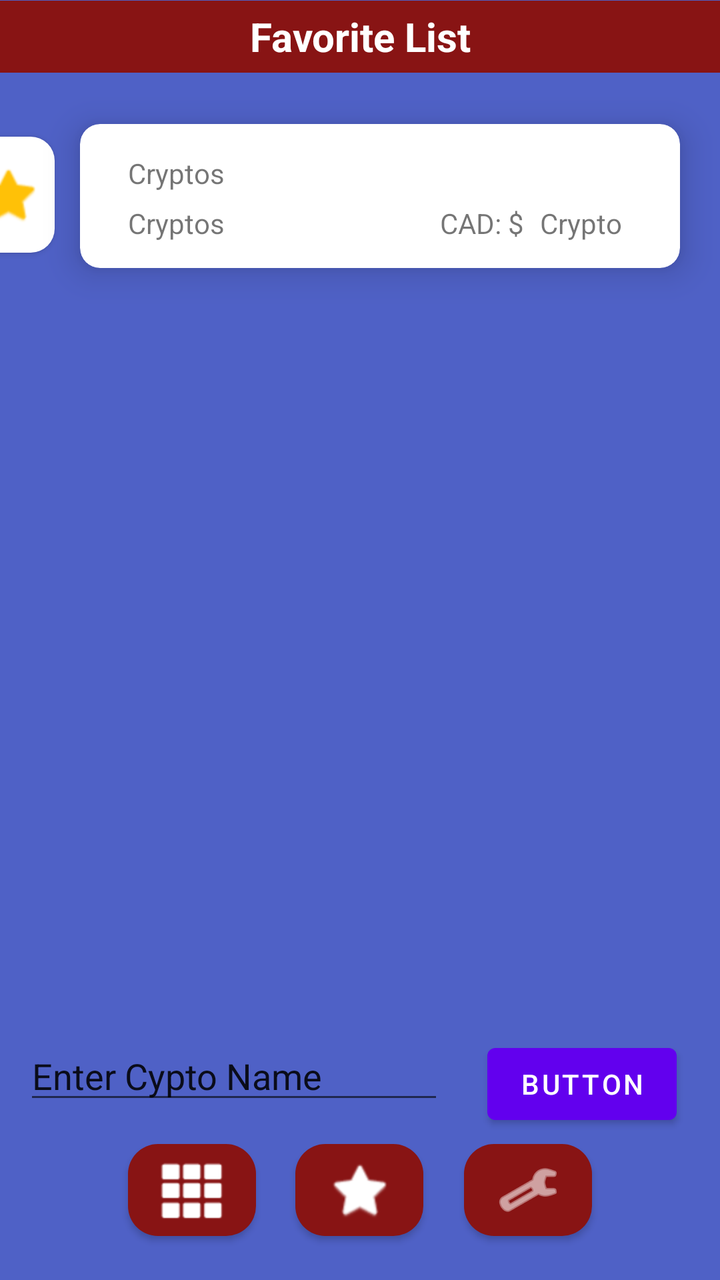
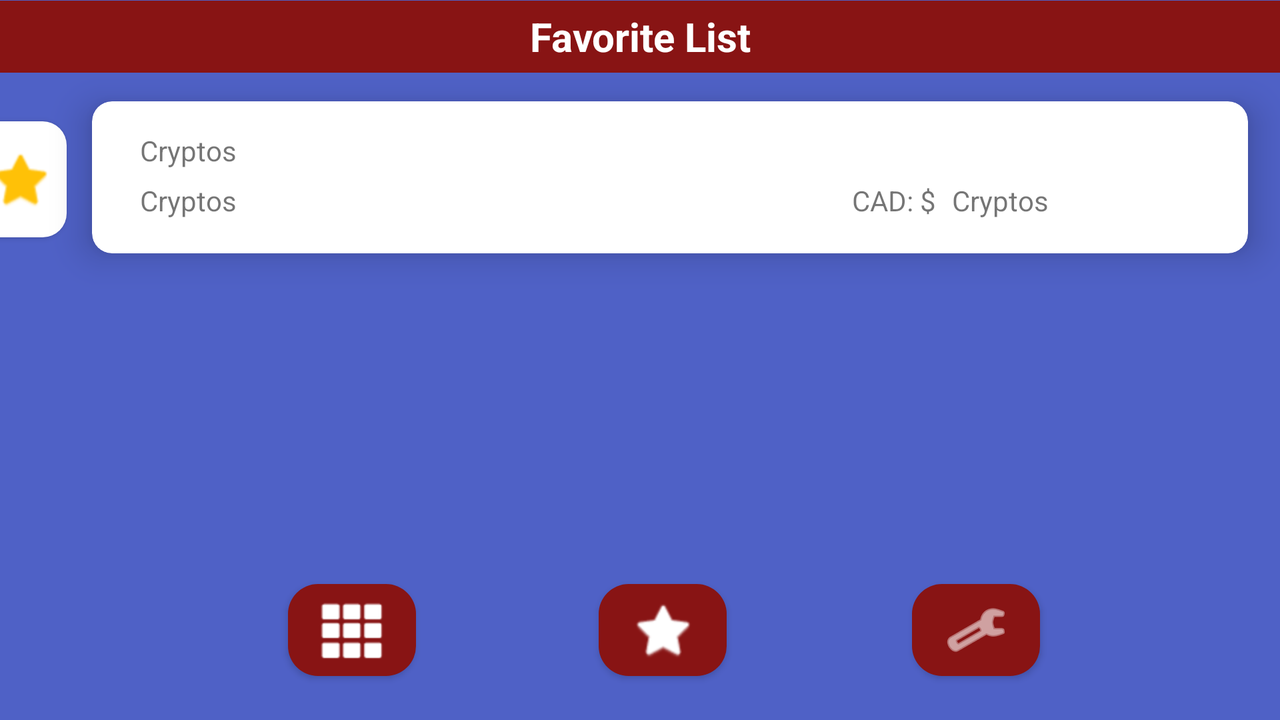

Two renders of one Android screen. The first uses the default layout on a phone; the second uses the alternative layout the repository ships for a different screen configuration, on a matching device. The two XML files are below.
<!-- AndroidManifest.xml: application theme Theme.Testcryptov2 -->
<!-- res/layout/fav_items.xml -->
<?xml version="1.0" encoding="utf-8"?>
<androidx.constraintlayout.widget.ConstraintLayout xmlns:android="http://schemas.android.com/apk/res/android"
    xmlns:app="http://schemas.android.com/apk/res-auto"
    xmlns:tools="http://schemas.android.com/tools"
    android:layout_width="match_parent"
    android:layout_height="match_parent"
    android:background="#4F61C6">

    <androidx.cardview.widget.CardView
        android:id="@+id/cardView"
        android:layout_width="300dp"

        android:layout_height="72dp"
        android:layout_marginEnd="20dp"
        android:layout_marginRight="20dp"
        app:cardCornerRadius="10dp"
        app:cardElevation="10dp"
        app:cardPreventCornerOverlap="true"
        app:layout_constraintBottom_toBottomOf="parent"
        app:layout_constraintEnd_toEndOf="parent"
        app:layout_constraintTop_toTopOf="parent"
        app:layout_constraintVertical_bias="0.109">


        <TextView
            android:id="@+id/textView3"
            android:layout_width="wrap_content"
            android:layout_height="wrap_content"
            android:layout_marginStart="24dp"
            android:layout_marginLeft="24dp"
            android:layout_marginTop="15dp"
            android:layout_marginEnd="24dp"
            android:layout_marginRight="24dp"
            android:layout_marginBottom="10dp"
            android:text="Cryptos" />

        <TextView
            android:id="@+id/txtSymbol"
            android:layout_width="wrap_content"
            android:layout_height="wrap_content"
            android:layout_marginStart="24dp"
            android:layout_marginLeft="24dp"
            android:layout_marginTop="40dp"
            android:layout_marginEnd="24dp"
            android:layout_marginRight="24dp"
            android:layout_marginBottom="10dp"
            android:text="Cryptos" />

        <TextView
            android:id="@+id/txtPrice"
            android:layout_width="wrap_content"
            android:layout_height="wrap_content"
            android:layout_marginStart="230dp"
            android:layout_marginLeft="230dp"
            android:layout_marginTop="40dp"
            android:layout_marginEnd="24dp"
            android:layout_marginRight="24dp"
            android:layout_marginBottom="10dp"
            android:text="Cryptos" />

        <TextView
            android:id="@+id/txtPrice2"
            android:layout_width="wrap_content"
            android:layout_height="wrap_content"
            android:layout_marginStart="180dp"
            android:layout_marginLeft="180dp"
            android:layout_marginTop="40dp"
            android:layout_marginEnd="24dp"
            android:layout_marginRight="24dp"
            android:layout_marginBottom="10dp"
            android:text="CAD: $" />
    </androidx.cardview.widget.CardView>

    <Button
        android:id="@+id/button8"
        android:layout_width="60dp"
        android:layout_height="60dp"
        android:layout_marginStart="48dp"
        android:layout_marginLeft="48dp"
        android:layout_marginEnd="12dp"
        android:layout_marginRight="12dp"
        android:insetLeft="1dp"
        android:insetTop="1dp"
        android:insetRight="1dp"
        android:insetBottom="1dp"
        android:text="Button"
        app:backgroundTint="#FFFFFF"
        app:cornerRadius="12dp"
        app:elevation="0dp"
        app:icon="@android:drawable/btn_star"
        app:iconGravity="textEnd"
        app:iconPadding="0dp"
        app:iconTint="#FFC107"
        app:layout_constraintBottom_toBottomOf="parent"
        app:layout_constraintEnd_toStartOf="@+id/cardView"
        app:layout_constraintStart_toEndOf="@+id/button"
        app:layout_constraintTop_toTopOf="parent"
        app:layout_constraintVertical_bias="0.116" />

    <TextView
        android:id="@+id/textView"
        android:layout_width="match_parent"
        android:layout_height="36dp"
        android:layout_marginTop="0.1dp"
        android:background="#881414"
        android:gravity="center"
        android:text="Favorite List"
        android:textColor="#FFFFFF"
        android:textSize="20sp"
        android:textStyle="bold"
        app:layout_constraintEnd_toEndOf="parent"
        app:layout_constraintStart_toStartOf="parent"
        app:layout_constraintTop_toTopOf="parent" />

    <Button
        android:id="@+id/button4"
        android:layout_width="64dp"
        android:layout_height="58dp"
        android:layout_marginStart="64dp"
        android:layout_marginLeft="64dp"
        android:layout_marginBottom="16dp"
        android:text="Button"
        app:backgroundTint="#881414"
        app:cornerRadius="15dp"
        app:icon="@android:drawable/ic_dialog_dialer"
        app:layout_constraintBottom_toBottomOf="parent"
        app:layout_constraintStart_toStartOf="parent" />

    <Button
        android:id="@+id/button6"
        android:layout_width="64dp"
        android:layout_height="58dp"
        android:layout_marginBottom="16dp"
        android:text="Button"
        app:backgroundTint="#881414"
        app:cornerRadius="15dp"
        app:icon="@android:drawable/btn_star"
        app:layout_constraintBottom_toBottomOf="parent"
        app:layout_constraintEnd_toStartOf="@+id/button7"
        app:layout_constraintHorizontal_bias="0.494"
        app:layout_constraintStart_toEndOf="@+id/button4" />

    <Button
        android:id="@+id/button7"
        android:layout_width="64dp"
        android:layout_height="58dp"
        android:layout_marginStart="48dp"
        android:layout_marginLeft="48dp"
        android:layout_marginEnd="64dp"
        android:layout_marginRight="64dp"
        android:layout_marginBottom="16dp"
        android:text="Button"
        app:backgroundTint="#881414"
        app:cornerRadius="15dp"
        app:icon="@android:drawable/ic_menu_manage"
        app:iconTint="#FFFFFF"
        app:layout_constraintBottom_toBottomOf="parent"
        app:layout_constraintEnd_toEndOf="parent"
        app:layout_constraintHorizontal_bias="0.0"
        app:layout_constraintStart_toEndOf="@+id/button2" />

    <com.google.android.material.textfield.TextInputLayout
        android:id="@+id/textInputLayout"
        android:layout_width="409dp"
        android:layout_height="wrap_content"
        tools:layout_editor_absoluteX="1dp"
        tools:layout_editor_absoluteY="476dp" />

    <EditText
        android:id="@+id/txtInput"
        android:layout_width="wrap_content"
        android:layout_height="wrap_content"
        android:ems="10"
        android:inputType="textPersonName"
        android:text="Enter Cypto Name"
        app:layout_constraintBottom_toTopOf="@+id/button6"
        app:layout_constraintEnd_toEndOf="parent"
        app:layout_constraintHorizontal_bias="0.079"
        app:layout_constraintStart_toStartOf="parent"
        app:layout_constraintTop_toBottomOf="@+id/cardView"
        app:layout_constraintVertical_bias="0.977" />

    <Button
        android:id="@+id/btnEnter"
        android:layout_width="wrap_content"
        android:layout_height="wrap_content"
        android:text="Button"
        app:layout_constraintBottom_toTopOf="@+id/button7"
        app:layout_constraintEnd_toEndOf="parent"
        app:layout_constraintStart_toEndOf="@+id/txtInput" />
</androidx.constraintlayout.widget.ConstraintLayout>
<!-- resources referenced by this layout -->
<resources>
  <style name="Theme.Testcryptov2" parent="Theme.MaterialComponents.DayNight.DarkActionBar">
          
          <item name="colorPrimary">@color/purple_500</item>
          <item name="colorPrimaryVariant">@color/purple_700</item>
          <item name="colorOnPrimary">@color/white</item>
          
          <item name="colorSecondary">@color/teal_200</item>
          <item name="colorSecondaryVariant">@color/teal_700</item>
          <item name="colorOnSecondary">@color/black</item>
          
          <item name="android:statusBarColor" tools:targetApi="l">?attr/colorPrimaryVariant</item>
          
      </style>
</resources>
<!-- res/layout-land/fav_items.xml (the repository's variant of the layout above) -->
<!-- drawn on the phone turned sideways -->
<?xml version="1.0" encoding="utf-8"?>
<androidx.constraintlayout.widget.ConstraintLayout xmlns:android="http://schemas.android.com/apk/res/android"
    xmlns:app="http://schemas.android.com/apk/res-auto"
    android:layout_width="match_parent"
    android:layout_height="match_parent"
    android:background="#4F61C6">

    <androidx.cardview.widget.CardView
        android:id="@+id/cardView"
        android:layout_width="578dp"

        android:layout_height="76dp"
        android:layout_marginEnd="16dp"
        android:layout_marginRight="16dp"
        app:cardCornerRadius="10dp"
        app:cardElevation="10dp"
        app:cardPreventCornerOverlap="true"
        app:layout_constraintBottom_toBottomOf="parent"
        app:layout_constraintEnd_toEndOf="parent"
        app:layout_constraintTop_toTopOf="parent"
        app:layout_constraintVertical_bias="0.178">


        <TextView
            android:id="@+id/textView3"
            android:layout_width="wrap_content"
            android:layout_height="wrap_content"
            android:layout_marginStart="24dp"
            android:layout_marginLeft="24dp"
            android:layout_marginTop="15dp"
            android:layout_marginEnd="24dp"
            android:layout_marginRight="24dp"
            android:layout_marginBottom="10dp"
            android:text="Cryptos" />

        <TextView
            android:id="@+id/txtSymbol"
            android:layout_width="wrap_content"
            android:layout_height="wrap_content"
            android:layout_marginStart="24dp"
            android:layout_marginLeft="24dp"
            android:layout_marginTop="40dp"
            android:layout_marginEnd="24dp"
            android:layout_marginRight="24dp"
            android:layout_marginBottom="10dp"
            android:text="Cryptos" />

        <TextView
            android:id="@+id/txtPrice"
            android:layout_width="wrap_content"
            android:layout_height="wrap_content"
            android:layout_marginStart="430dp"
            android:layout_marginLeft="430dp"
            android:layout_marginTop="40dp"
            android:layout_marginEnd="24dp"
            android:layout_marginRight="24dp"
            android:layout_marginBottom="10dp"
            android:text="Cryptos" />

        <TextView
            android:id="@+id/txtPrice2"
            android:layout_width="wrap_content"
            android:layout_height="wrap_content"
            android:layout_marginStart="380dp"
            android:layout_marginLeft="380dp"
            android:layout_marginTop="40dp"
            android:layout_marginEnd="24dp"
            android:layout_marginRight="24dp"
            android:layout_marginBottom="10dp"
            android:text="CAD: $" />
    </androidx.cardview.widget.CardView>

    <Button
        android:id="@+id/button8"
        android:layout_width="60dp"
        android:layout_height="60dp"
        android:layout_marginStart="48dp"
        android:layout_marginLeft="48dp"
        android:layout_marginEnd="12dp"
        android:layout_marginRight="12dp"
        android:insetLeft="1dp"
        android:insetTop="1dp"
        android:insetRight="1dp"
        android:insetBottom="1dp"
        android:text="Button"
        app:backgroundTint="#FFFFFF"
        app:cornerRadius="12dp"
        app:elevation="0dp"
        app:icon="@android:drawable/btn_star"
        app:iconGravity="textEnd"
        app:iconPadding="0dp"
        app:iconTint="#FFC107"
        app:layout_constraintBottom_toBottomOf="parent"
        app:layout_constraintEnd_toStartOf="@+id/cardView"
        app:layout_constraintStart_toEndOf="@+id/button"
        app:layout_constraintTop_toTopOf="parent"
        app:layout_constraintVertical_bias="0.199" />

    <TextView
        android:id="@+id/textView"
        android:layout_width="match_parent"
        android:layout_height="36dp"
        android:layout_marginTop="0.1dp"
        android:background="#881414"
        android:gravity="center"
        android:text="Favorite List"
        android:textColor="#FFFFFF"
        android:textSize="20sp"
        android:textStyle="bold"
        app:layout_constraintEnd_toEndOf="parent"
        app:layout_constraintStart_toStartOf="parent"
        app:layout_constraintTop_toTopOf="parent" />

    <Button
        android:id="@+id/button4"
        android:layout_width="64dp"
        android:layout_height="58dp"
        android:layout_marginStart="144dp"
        android:layout_marginLeft="144dp"
        android:layout_marginBottom="16dp"
        android:text="Button"
        app:backgroundTint="#881414"
        app:cornerRadius="15dp"
        app:icon="@android:drawable/ic_dialog_dialer"
        app:layout_constraintBottom_toBottomOf="parent"
        app:layout_constraintStart_toStartOf="parent" />

    <Button
        android:id="@+id/button7"
        android:layout_width="64dp"
        android:layout_height="58dp"
        android:layout_marginStart="48dp"
        android:layout_marginLeft="48dp"
        android:layout_marginEnd="120dp"
        android:layout_marginRight="120dp"
        android:layout_marginBottom="16dp"
        android:text="Button"
        app:backgroundTint="#881414"
        app:cornerRadius="15dp"
        app:icon="@android:drawable/ic_menu_manage"
        app:iconTint="#FFFFFF"
        app:layout_constraintBottom_toBottomOf="parent"
        app:layout_constraintEnd_toEndOf="parent"
        app:layout_constraintHorizontal_bias="0.0"
        app:layout_constraintStart_toEndOf="@+id/button2" />

    <Button
        android:id="@+id/button6"
        android:layout_width="64dp"
        android:layout_height="58dp"
        android:layout_marginBottom="16dp"
        android:text="Button"
        app:backgroundTint="#881414"
        app:cornerRadius="15dp"
        app:icon="@android:drawable/btn_star"
        app:layout_constraintBottom_toBottomOf="parent"
        app:layout_constraintEnd_toStartOf="@+id/button7"
        app:layout_constraintHorizontal_bias="0.497"
        app:layout_constraintStart_toEndOf="@+id/button4" />

</androidx.constraintlayout.widget.ConstraintLayout>
